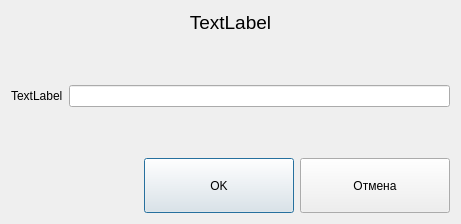
<?xml version="1.0" encoding="UTF-8"?>
<ui version="4.0">
 <class>LineEditorDialog</class>
 <widget class="QDialog" name="LineEditorDialog">
  <property name="geometry">
   <rect>
    <x>0</x>
    <y>0</y>
    <width>461</width>
    <height>224</height>
   </rect>
  </property>
  <property name="windowTitle">
   <string>Dialog</string>
  </property>
  <layout class="QGridLayout" name="gridLayout">
   <item row="2" column="0">
    <widget class="QLabel" name="lblValueName">
     <property name="text">
      <string>TextLabel</string>
     </property>
    </widget>
   </item>
   <item row="4" column="0" colspan="2">
    <layout class="QHBoxLayout" name="horizontalLayout">
     <item>
      <spacer name="horizontalSpacer">
       <property name="orientation">
        <enum>Qt::Horizontal</enum>
       </property>
       <property name="sizeHint" stdset="0">
        <size>
         <width>40</width>
         <height>20</height>
        </size>
       </property>
      </spacer>
     </item>
     <item>
      <widget class="QPushButton" name="btnAccept">
       <property name="minimumSize">
        <size>
         <width>150</width>
         <height>55</height>
        </size>
       </property>
       <property name="maximumSize">
        <size>
         <width>150</width>
         <height>55</height>
        </size>
       </property>
       <property name="text">
        <string>OK</string>
       </property>
       <property name="icon">
        <iconset resource="../../Resources.qrc">
         <normaloff>:/Images/ok.png</normaloff>:/Images/ok.png</iconset>
       </property>
       <property name="iconSize">
        <size>
         <width>42</width>
         <height>42</height>
        </size>
       </property>
      </widget>
     </item>
     <item>
      <widget class="QPushButton" name="btnReject">
       <property name="minimumSize">
        <size>
         <width>150</width>
         <height>55</height>
        </size>
       </property>
       <property name="maximumSize">
        <size>
         <width>150</width>
         <height>55</height>
        </size>
       </property>
       <property name="text">
        <string>Отмена</string>
       </property>
       <property name="icon">
        <iconset resource="../../Resources.qrc">
         <normaloff>:/Images/delete.png</normaloff>:/Images/delete.png</iconset>
       </property>
       <property name="iconSize">
        <size>
         <width>42</width>
         <height>42</height>
        </size>
       </property>
      </widget>
     </item>
    </layout>
   </item>
   <item row="3" column="0">
    <spacer name="verticalSpacer">
     <property name="orientation">
      <enum>Qt::Vertical</enum>
     </property>
     <property name="sizeHint" stdset="0">
      <size>
       <width>20</width>
       <height>40</height>
      </size>
     </property>
    </spacer>
   </item>
   <item row="2" column="1">
    <widget class="QLineEdit" name="txtValue"/>
   </item>
   <item row="1" column="0">
    <spacer name="verticalSpacer_2">
     <property name="orientation">
      <enum>Qt::Vertical</enum>
     </property>
     <property name="sizeHint" stdset="0">
      <size>
       <width>20</width>
       <height>40</height>
      </size>
     </property>
    </spacer>
   </item>
   <item row="0" column="0" colspan="2">
    <widget class="QLabel" name="lblTitle">
     <property name="font">
      <font>
       <pointsize>14</pointsize>
      </font>
     </property>
     <property name="text">
      <string>TextLabel</string>
     </property>
     <property name="alignment">
      <set>Qt::AlignCenter</set>
     </property>
    </widget>
   </item>
  </layout>
 </widget>
 <resources>
  <include location="../../Resources.qrc"/>
 </resources>
 <connections/>
</ui>
